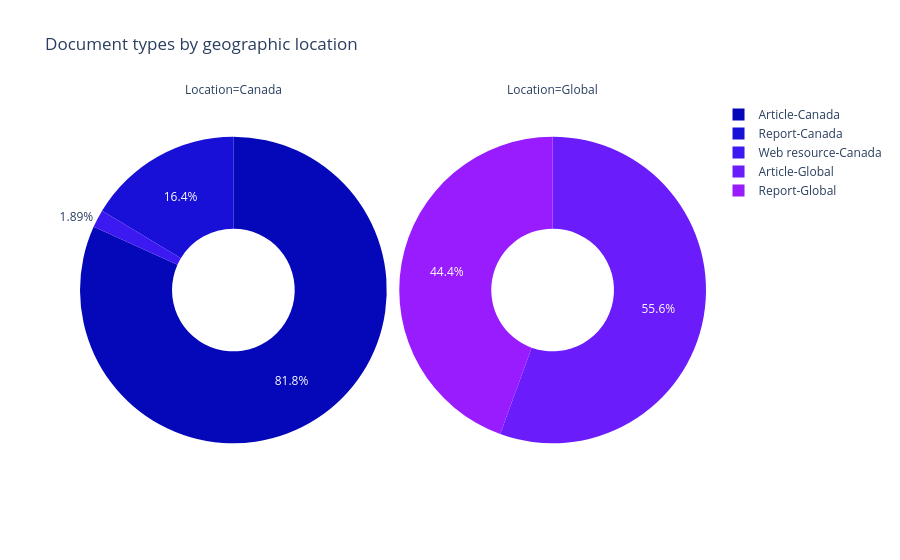

Notebook cell for this chart:
### Code cell
import plotly.express as px
fig = px.pie(a_doc_type_df, values='Count',
            names='Document type',
            color_discrete_sequence=px.colors.sequential.Plotly3,
            hole=.4,
            facet_col='Location',
            title='Document types by geographic location')
fig.show()

### Figure 1 — Plotly figure (JSON) as saved in the notebook; plotly's stock layout.template omitted (floating-point values rounded to 4 significant figures)
{"data": [{"domain": {"x": [0, 0.49], "y": [0, 1]}, "hole": 0.4, "hovertemplate": "Location=Canada<br>Document type=%{label}<br>Count=%{value}<extra></extra>", "labels": ["Article-Canada", "Report-Canada", "Web resource-Canada"], "legendgroup": "", "name": "", "showlegend": true, "type": "pie", "values": [130, 26, 3]}, {"domain": {"x": [0.51, 1], "y": [0, 1]}, "hole": 0.4, "hovertemplate": "Location=Global<br>Document type=%{label}<br>Count=%{value}<extra></extra>", "labels": ["Article-Global", "Report-Global"], "legendgroup": "", "name": "", "showlegend": true, "type": "pie", "values": [10, 8]}], "layout": {"annotations": [{"font": {}, "showarrow": false, "text": "Location=Canada", "x": 0.245, "xanchor": "center", "xref": "paper", "y": 1, "yanchor": "bottom", "yref": "paper"}, {"font": {}, "showarrow": false, "text": "Location=Global", "x": 0.755, "xanchor": "center", "xref": "paper", "y": 1, "yanchor": "bottom", "yref": "paper"}], "legend": {"tracegroupgap": 0}, "piecolorway": ["#0508b8", "#1910d8", "#3c19f0", "#6b1cfb", "#981cfd", "#bf1cfd", "#dd2bfd", "#f246fe", "#fc67fd", "#fe88fc", "#fea5fd", "#febefe", "#fec3fe"], "title": {"text": "Document types by geographic location"}}}
